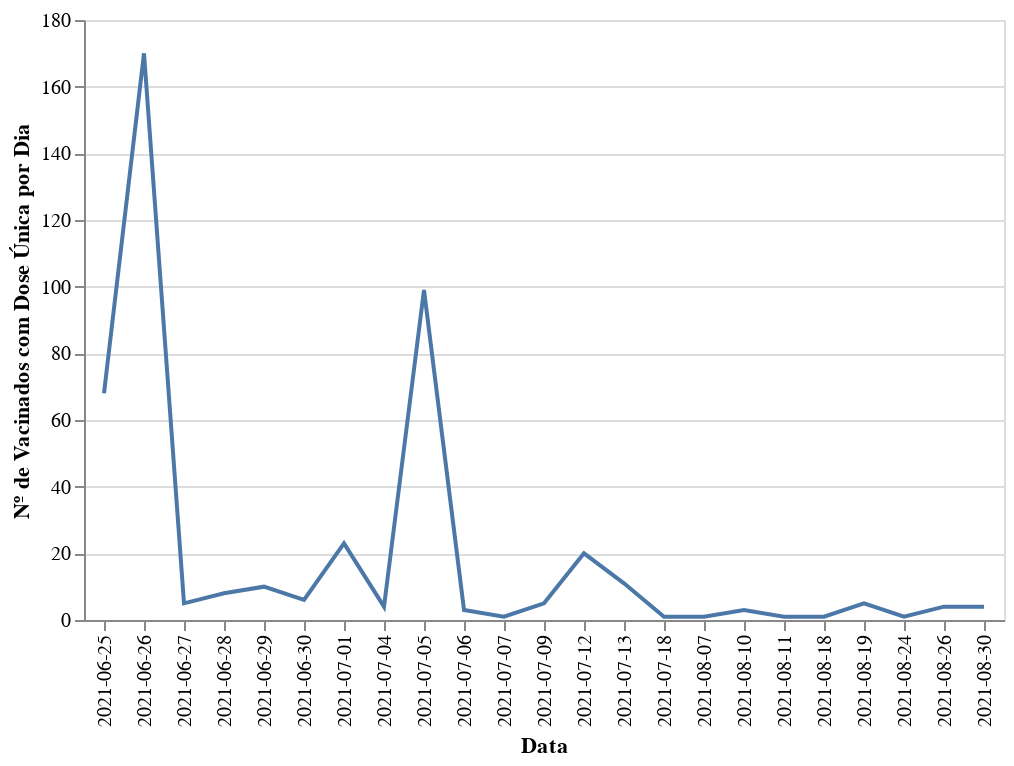

Here is the notebook cell this chart was saved with:
### Code cell
alt.Chart(federais_vacinaDoseUnica).mark_line().encode(
    alt.X('Data', title='Data'),
    alt.Y('Vacinados', title='Nº de Vacinados com Dose Única por Dia')
)

### Figure 1 — Vega-Lite specification as saved in the notebook (floating-point values rounded to 4 significant figures)
{"config": {"view": {"continuousWidth": 400, "continuousHeight": 300}}, "data": {"name": "data-b5d7a02c42a2292f254c0064010d1985"}, "mark": "line", "encoding": {"x": {"type": "nominal", "field": "Data", "title": "Data"}, "y": {"type": "quantitative", "field": "Vacinados", "title": "Nº de Vacinados com Dose Única por Dia"}}, "$schema": "https://vega.github.io/schema/vega-lite/v4.8.1.json", "datasets": {"data-b5d7a02c42a2292f254c0064010d1985": [{"Data": "2021-06-25", "Vacinados": 68}, {"Data": "2021-06-26", "Vacinados": 170}, {"Data": "2021-06-27", "Vacinados": 5}, {"Data": "2021-06-28", "Vacinados": 8}, {"Data": "2021-06-29", "Vacinados": 10}, {"Data": "2021-06-30", "Vacinados": 6}, {"Data": "2021-07-01", "Vacinados": 23}, {"Data": "2021-07-04", "Vacinados": 4}, {"Data": "2021-07-05", "Vacinados": 99}, {"Data": "2021-07-06", "Vacinados": 3}, {"Data": "2021-07-07", "Vacinados": 1}, {"Data": "2021-07-09", "Vacinados": 5}, {"Data": "2021-07-12", "Vacinados": 20}, {"Data": "2021-07-13", "Vacinados": 11}, {"Data": "2021-07-18", "Vacinados": 1}, {"Data": "2021-08-07", "Vacinados": 1}, {"Data": "2021-08-10", "Vacinados": 3}, {"Data": "2021-08-11", "Vacinados": 1}, {"Data": "2021-08-18", "Vacinados": 1}, {"Data": "2021-08-19", "Vacinados": 5}, {"Data": "2021-08-24", "Vacinados": 1}, {"Data": "2021-08-26", "Vacinados": 4}, {"Data": "2021-08-30", "Vacinados": 4}]}}
